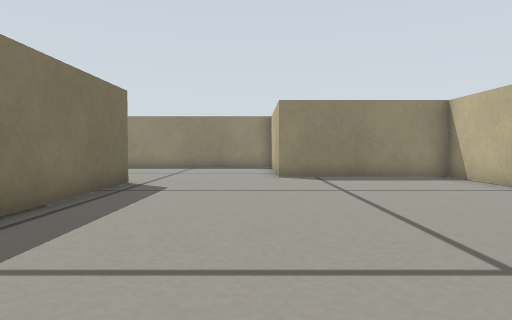
View 1 (above)

12 first-person views from a walk through a world built for the Gazebo simulator. The camera is 0.19 m above the floor, tilts 2° down and sees 75° across. The floor is counted in squares, 0.2 m on a side. Each view is taken from the middle of a square. On the plan, view 1 faces up. The plan holds only what a view shows up to about 12 squares ahead; the rest is blank.

View 2
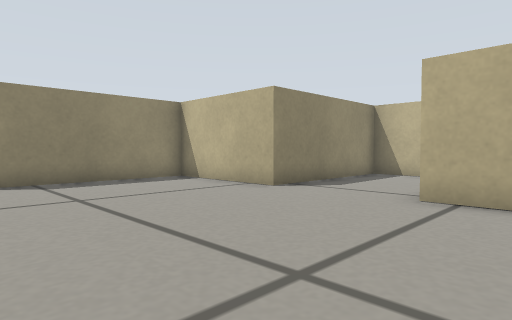

View 3
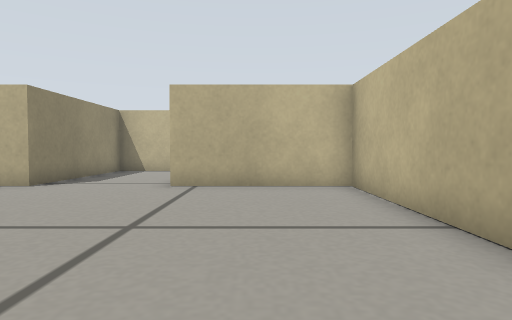

View 4
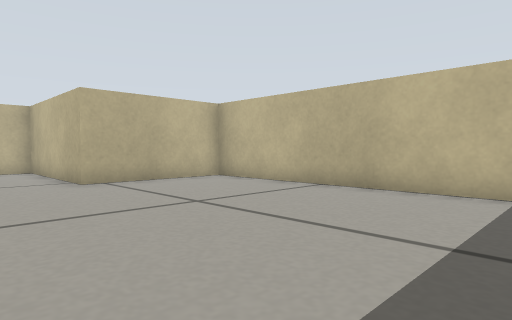

View 5
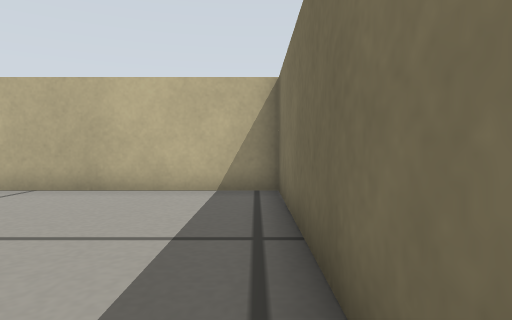

View 6
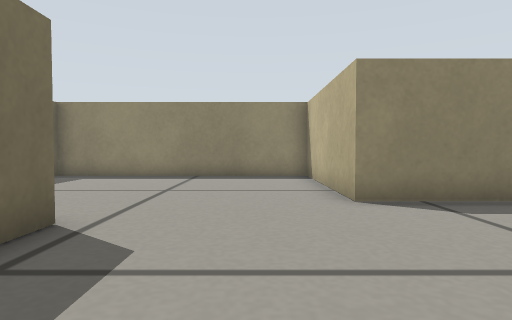

View 7
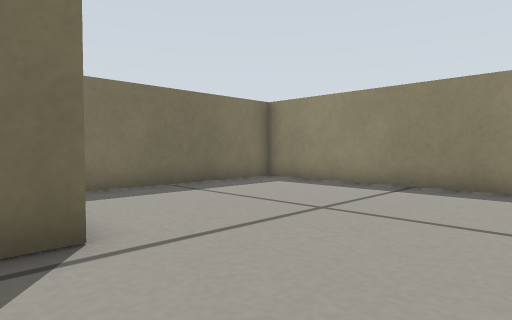

View 8
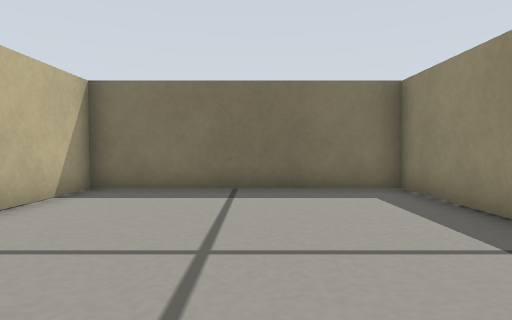

View 9
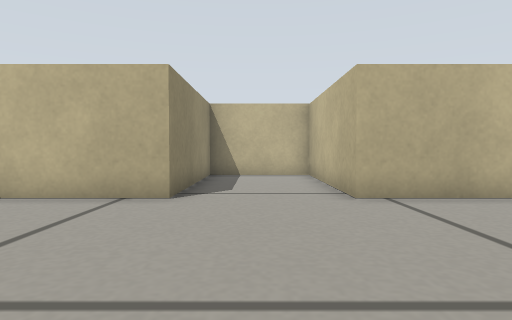

View 10
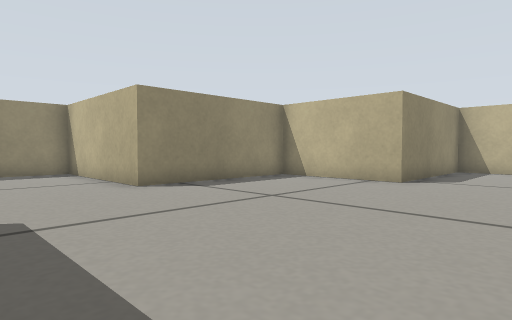

View 11
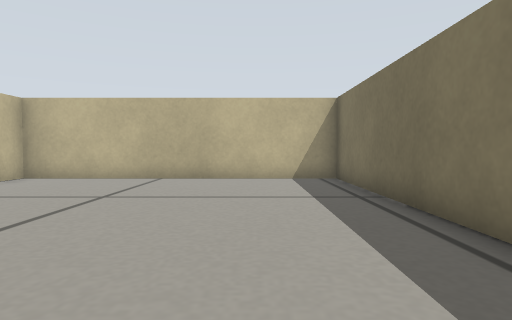

View 12
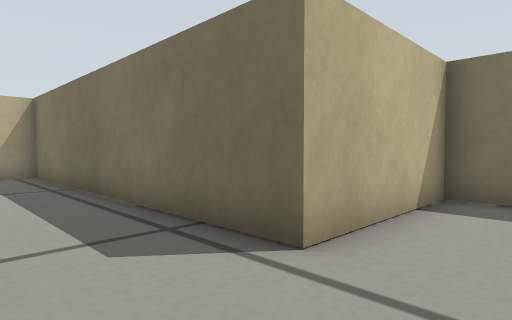

### Floor plan
Ten units are one square. View 1 is at (0, 0); x grows to the right and y downward. Boxes are objects, and circles mark ways between rooms. Rooms are numbered by the first view taken in them; rooms with no view inside come last. Other rooms are left out.
<svg viewBox="-82 -169 205 188">
<path fill="none" stroke="#000" d="M-35 -91 -35 14 63 14 63 -31 118 -31 118 -66 63 -66 63 -109 8 -109M8 -109 8 -164 -77 -164 -77 -91 -35 -91"/>
<circle cx="-15" cy="-100" r="3" fill="#2a7"/>
<text x="20" y="-50">1</text>
<text x="-40" y="-130">2</text>
</svg>
Room 1 opens to room 2.

Where each view was taken, in squares from view 1:
view 1: 0 up, 0 right, facing up
view 2: 1 up, 0 right, facing up-right
view 3: 1 up, 2 left, facing right
view 4: 6 up, 3 left, facing down-right
view 5: 6 up, 3 left, facing down
view 6: 5 up, 1 left, facing up
view 7: 8 up, 0 right, facing up-left
view 8: 13 up, 0 right, facing left
view 9: 5 up, 0 right, facing right
view 10: 3 up, 3 left, facing up-right
view 11: 9 up, 1 left, facing down
view 12: 11 up, 1 left, facing down-left
